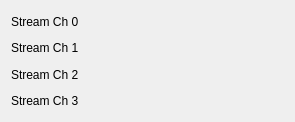
<?xml version="1.0" encoding="UTF-8"?>
<ui version="4.0">
 <class>Form</class>
 <widget class="QWidget" name="Form">
  <property name="geometry">
   <rect>
    <x>0</x>
    <y>0</y>
    <width>295</width>
    <height>122</height>
   </rect>
  </property>
  <property name="windowTitle">
   <string>Form</string>
  </property>
  <property name="styleSheet">
   <string notr="true"/>
  </property>
  <layout class="QGridLayout" name="gridLayout">
   <item row="0" column="1">
    <widget class="QLabel" name="label">
     <property name="text">
      <string>Stream Ch 0</string>
     </property>
    </widget>
   </item>
   <item row="2" column="2">
    <widget class="PyDMLabel" name="PyDMLabel_3">
     <property name="toolTip">
      <string/>
     </property>
     <property name="frameShape">
      <enum>QFrame::NoFrame</enum>
     </property>
     <property name="text">
      <string/>
     </property>
     <property name="channel" stdset="0">
      <string>ca://${DEVICE}:DAQMUX${MUX}_INPMUXSELSTR2</string>
     </property>
     <property name="displayFormat" stdset="0">
      <enum>PyDMLabel::String</enum>
     </property>
    </widget>
   </item>
   <item row="2" column="1">
    <widget class="QLabel" name="label_3">
     <property name="text">
      <string>Stream Ch 2</string>
     </property>
    </widget>
   </item>
   <item row="1" column="1">
    <widget class="QLabel" name="label_2">
     <property name="text">
      <string>Stream Ch 1</string>
     </property>
    </widget>
   </item>
   <item row="0" column="2">
    <widget class="PyDMLabel" name="PyDMLabel">
     <property name="toolTip">
      <string/>
     </property>
     <property name="frameShape">
      <enum>QFrame::NoFrame</enum>
     </property>
     <property name="text">
      <string/>
     </property>
     <property name="channel" stdset="0">
      <string>ca://${DEVICE}:DAQMUX${MUX}_INPMUXSELSTR0</string>
     </property>
     <property name="displayFormat" stdset="0">
      <enum>PyDMLabel::String</enum>
     </property>
    </widget>
   </item>
   <item row="3" column="1">
    <widget class="QLabel" name="label_4">
     <property name="text">
      <string>Stream Ch 3</string>
     </property>
    </widget>
   </item>
   <item row="1" column="2">
    <widget class="PyDMLabel" name="PyDMLabel_2">
     <property name="toolTip">
      <string/>
     </property>
     <property name="frameShape">
      <enum>QFrame::NoFrame</enum>
     </property>
     <property name="text">
      <string/>
     </property>
     <property name="channel" stdset="0">
      <string>ca://${DEVICE}:DAQMUX${MUX}_INPMUXSELSTR1</string>
     </property>
     <property name="displayFormat" stdset="0">
      <enum>PyDMLabel::String</enum>
     </property>
    </widget>
   </item>
   <item row="3" column="2">
    <widget class="PyDMLabel" name="PyDMLabel_4">
     <property name="toolTip">
      <string/>
     </property>
     <property name="frameShape">
      <enum>QFrame::NoFrame</enum>
     </property>
     <property name="text">
      <string/>
     </property>
     <property name="channel" stdset="0">
      <string>ca://${DEVICE}:DAQMUX${MUX}_INPMUXSELSTR3</string>
     </property>
     <property name="displayFormat" stdset="0">
      <enum>PyDMLabel::String</enum>
     </property>
    </widget>
   </item>
   <item row="0" column="3">
    <spacer name="horizontalSpacer">
     <property name="orientation">
      <enum>Qt::Horizontal</enum>
     </property>
     <property name="sizeHint" stdset="0">
      <size>
       <width>20</width>
       <height>20</height>
      </size>
     </property>
    </spacer>
   </item>
   <item row="1" column="3">
    <spacer name="horizontalSpacer_2">
     <property name="orientation">
      <enum>Qt::Horizontal</enum>
     </property>
     <property name="sizeHint" stdset="0">
      <size>
       <width>20</width>
       <height>20</height>
      </size>
     </property>
    </spacer>
   </item>
   <item row="2" column="3">
    <spacer name="horizontalSpacer_3">
     <property name="orientation">
      <enum>Qt::Horizontal</enum>
     </property>
     <property name="sizeHint" stdset="0">
      <size>
       <width>20</width>
       <height>20</height>
      </size>
     </property>
    </spacer>
   </item>
   <item row="3" column="3">
    <spacer name="horizontalSpacer_4">
     <property name="orientation">
      <enum>Qt::Horizontal</enum>
     </property>
     <property name="sizeHint" stdset="0">
      <size>
       <width>20</width>
       <height>20</height>
      </size>
     </property>
    </spacer>
   </item>
  </layout>
 </widget>
 <customwidgets>
  <customwidget>
   <class>PyDMLabel</class>
   <extends>QLabel</extends>
   <header>pydm.widgets.label</header>
  </customwidget>
 </customwidgets>
 <resources/>
 <connections/>
</ui>
